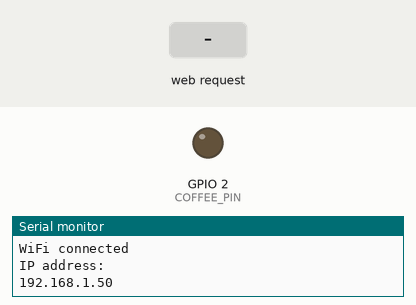
Bench run of a sketch on a simulated ESP8266 (NodeMCU). Shown: output pins drawn as LEDs (lit = HIGH), the last lines printed to the serial monitor. The test bench sets the inputs (shaded band). WiFi joins after 1.5 s; servers stay silent unless stated.

Above: at 2.7 s.
2.8 s: HTTP request GET /state/1 received
At 3.1 s:
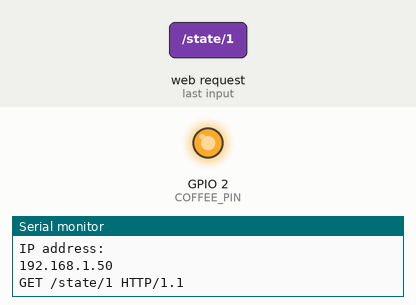
4.3 s: HTTP request GET /state/0 received
At 5.5 s:
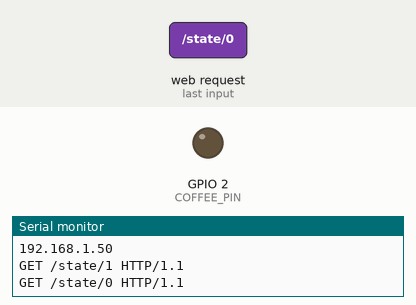
Timing chart, 0 to 7.3 s (numbered marks = the images above; inputs shaded):
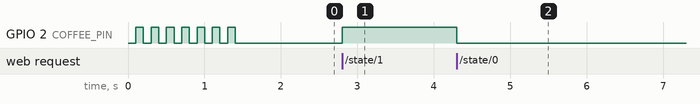

Measured:
- after the input at 2.8 s, GPIO 2 (COFFEE_PIN): LOW → HIGH at once
- after the input at 4.3 s, GPIO 2 (COFFEE_PIN): HIGH → LOW at once

The sketch:

ESP_Coffee.ino
```cpp
// ESP8266 as Webserver turning LED on/off or turning a coffee machine on/off


#include <ESP8266WiFi.h>

// WiFi Definitions
const char WiFiSSID[] = "";
const char WiFiPSK[] = "";

// Pin Definitions
const int COFFEE_PIN = 2; // pin to toggle LED on/off
const int LED = 0; // LED that indicates status of coffee machine

WiFiServer server(8323);

void setup()
{
  initHardware();
  connectWiFi();
  server.begin();
}

void loop()
{
  // Check if a client has connected
  WiFiClient client = server.available();
  if (!client) {
    return;
  }

  // Read the first line of the request
  String req = client.readStringUntil('\r');
  Serial.println(req);
  client.flush();

  // Match the request
  if (req.indexOf("/state/1") != -1)
    on(client); // Will turn Coffee on
  else if (req.indexOf("/state/0") != -1)
    off(client); // Will turn Coffee off
  else if (req.indexOf("/read") != -1)
    read(client); // Will print coffee status
  else if (req.indexOf("/toggle") != -1)
    toggle(client); // Will toggle coffee
  // Otherwise request will be invalid.
  else help(client);

}

void connectWiFi()
{
  byte ledStatus = LOW;
  Serial.println();
  Serial.println("Connecting to: " + String(WiFiSSID));
  // Set WiFi mode to station (as opposed to AP or AP_STA)
  WiFi.mode(WIFI_STA);

  // WiFI.begin([ssid], [passkey]) initiates a WiFI connection
  // to the stated [ssid], using the [passkey] as a WPA, WPA2,
  // or WEP passphrase.
  WiFi.begin(WiFiSSID, WiFiPSK);

  // Use the WiFi.status() function to check if the ESP8266
  // is connected to a WiFi network.
  while (WiFi.status() != WL_CONNECTED)
  {
    // Blink the LED
    digitalWrite(COFFEE_PIN, ledStatus); // Write LED high/low
    ledStatus = (ledStatus == HIGH) ? LOW : HIGH;

    // Delays allow the ESP8266 to perform critical tasks
    // defined outside of the sketch. These tasks include
    // setting up, and maintaining, a WiFi connection.
    delay(100);
    // Potentially infinite loops are generally dangerous.
    // Add delays -- allowing the processor to perform other
    // tasks -- wherever possible.
  }
  Serial.println("WiFi connected");
  Serial.println("IP address: ");
  Serial.println(WiFi.localIP());
}


void initHardware()
{
  Serial.begin(9600);
  pinMode(LED, INPUT_PULLUP);
  pinMode(COFFEE_PIN, OUTPUT);
  digitalWrite(COFFEE_PIN, 0);
}

void off(WiFiClient client){
  digitalWrite(COFFEE_PIN,0);
  sendResponse(0, client);
}
void on(WiFiClient client){
  digitalWrite(COFFEE_PIN,1);
  sendResponse(1, client);
}
void toggle(WiFiClient client){
  int reading = digitalRead(LED);
  digitalWrite(COFFEE_PIN,!reading);
  delay(200);
  digitalWrite(COFFEE_PIN, reading);
  sendResponse(reading, client);
}
void read(WiFiClient client){
  int reading = digitalRead(LED);
  sendResponse(reading, client);
}

//Send http response to client
void sendResponse(int status, WiFiClient client){
  client.flush();
  String state = (status) ? "\"on\"" : "\"off\"";

  String s = "HTTP/1.1 200 OK\r\n";
  s += "Content-Type: application/json\r\n\r\n";
  s += "{\n";
  s += "\t\"state\":" + state + "\n}";

  // Send the response to the client
  client.print(s);
}

void help(WiFiClient client){
  client.print("HTTP/1.1 400 Bad Request\r\n");
  client.print("Content-Type: text/html\r\n\r\n");
  client.println("Try with /read, /toggle, /state/0 or /state/1");
}
```
